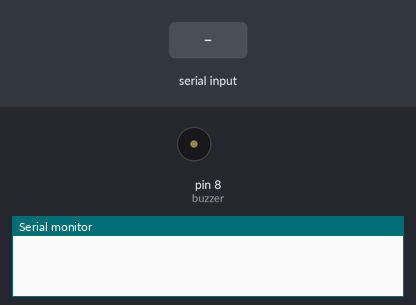
The sketch below on a simulated Arduino Uno, built with avr-gcc and run on an emulated ATmega328P. On the bench: buzzer (waves = sounding), the last lines printed to the serial monitor. The inputs (shaded band) are chosen by the test bench.

Above: at 1.2 s.
1.3 s: byte 30 received over Serial
At 2.1 s:
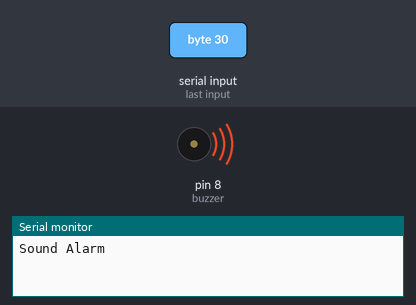
Timing chart, 0 to 11.8 s (numbered marks = the images above; inputs shaded):
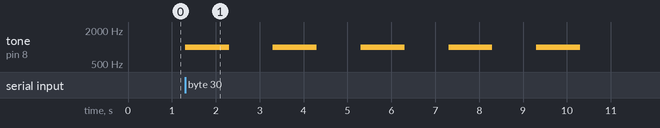

Measured:
- after the input at 1.3 s, tone on pin 8 (buzzer): alternates 1000 Hz for 1.0 s and silent for 1.0 s, starting at once

The sketch:

Buzzer.ino
```cpp
int x; // stores data from serial read
const int buzzer = 8; //  buzzer to arduino digital pin 8
unsigned long startMillis;  //some global variables available anywhere in the program
unsigned long currentMillis;
const unsigned long period = 10000;  //the value is a number of milliseconds

void setup() {

   Serial.begin(9600);
   pinMode(buzzer, OUTPUT); // Set buzzer - pin 8 as an output
   startMillis = millis();  //initial start time
}

void loop() {

  void serialFlush();
  if (Serial.available() > 0){
  x = Serial.read();

  if (x == "1");{

  Serial.println("Sound Alarm");
  for (int x = 0; x < 5; x++){

  tone(buzzer, 1000); // Send 1KHz sound signal...
  delay(1000);        // ...for 1 sec
  noTone(buzzer);     // Stop sound...
  delay(1000);        // ...for 1sec

    }
  }

  }
}
```
